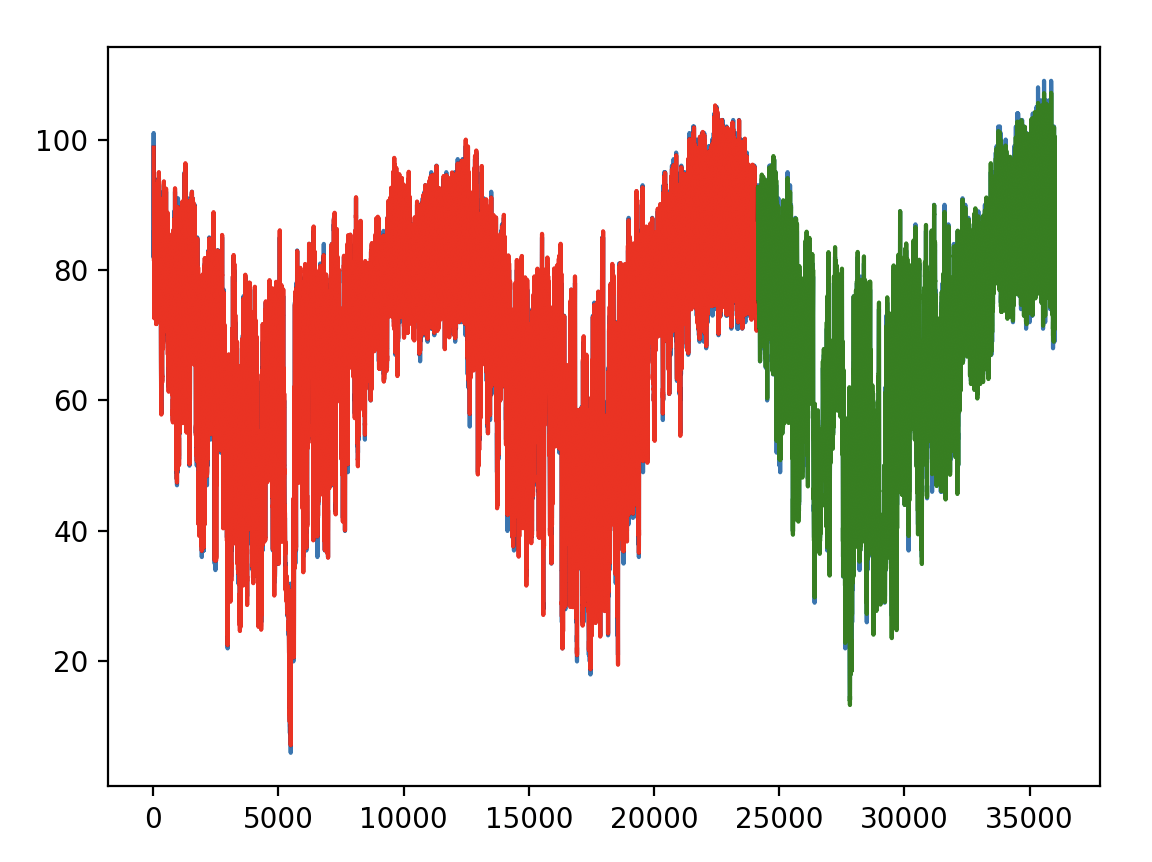

Reproduce this figure in Python.
import matplotlib.pyplot as plt
import numpy as np
import pandas as pd
import torch
import torch.nn as nn
import torch.optim as optim
import torch.utils.data as data

df = pd.read_parquet("data/austin_weather.parquet")
timeseries = df[["temperature"]].values.astype('float32')

train_size = int(len(timeseries) * 0.67)
test_size = len(timeseries) - train_size
train, test = timeseries[:train_size], timeseries[train_size:]
 
def create_dataset(dataset, lookback):
    X, y = [], []
    for i in range(len(dataset)-lookback):
        feature = dataset[i:i+lookback]
        target = dataset[i+1:i+lookback+1]
        X.append(feature)
        y.append(target)
    return torch.tensor(X), torch.tensor(y)
 
lookback = 24
X_train, y_train = create_dataset(train, lookback=lookback)
X_test, y_test = create_dataset(test, lookback=lookback)
 
class WeatherModel(nn.Module):
    def __init__(self):
        super().__init__()
        self.lstm = nn.LSTM(input_size=1, hidden_size=50, num_layers=1, batch_first=True)
        self.linear = nn.Linear(50, 1)
    def forward(self, x):
        x, _ = self.lstm(x)
        x = self.linear(x)
        return x
 
model = WeatherModel()
optimizer = optim.Adam(model.parameters())
loss_fn = nn.MSELoss()
loader = data.DataLoader(data.TensorDataset(X_train, y_train), shuffle=True, batch_size=8)
 
n_epochs = 50
for epoch in range(n_epochs):
    model.train()
    for X_batch, y_batch in loader:
        y_pred = model(X_batch)
        loss = loss_fn(y_pred, y_batch)
        optimizer.zero_grad()
        loss.backward()
        optimizer.step()
    if epoch % 10 != 0:
        continue
    model.eval()
    with torch.no_grad():
        y_pred = model(X_train)
        train_rmse = np.sqrt(loss_fn(y_pred, y_train))
        y_pred = model(X_test)
        test_rmse = np.sqrt(loss_fn(y_pred, y_test))
    print("Epoch %d: train RMSE %.4f, test RMSE %.4f" % (epoch, train_rmse, test_rmse))
 
with torch.no_grad():
    # shift train predictions for plotting
    train_plot = np.ones_like(timeseries) * np.nan
    y_pred = model(X_train)
    y_pred = y_pred[:, -1, :]
    train_plot[lookback:train_size] = model(X_train)[:, -1, :]
    # shift test predictions for plotting
    test_plot = np.ones_like(timeseries) * np.nan
    test_plot[train_size+lookback:len(timeseries)] = model(X_test)[:, -1, :]

plt.plot(timeseries)
plt.plot(train_plot, c='r')
plt.plot(test_plot, c='g')
plt.show()
